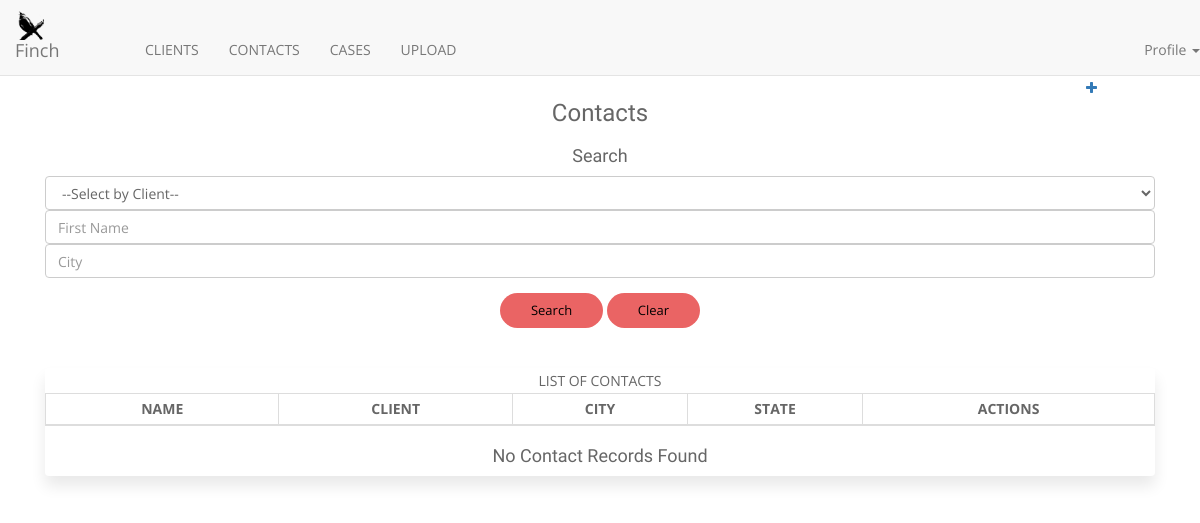
Page /contacts/list/ on the earlier database version.
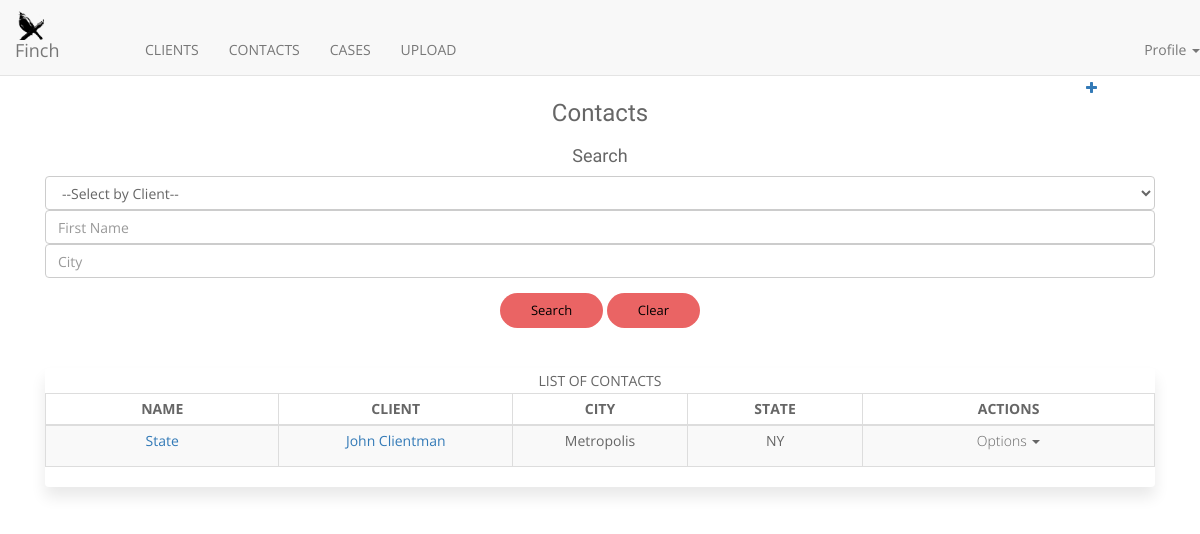
Same page on the later database version.
### contacts/models.py (models this page shows, shortened)
class Contact(models.Model):
    first_name = models.CharField(_("First name"), max_length=255)
    last_name = models.CharField(_("Last name"), max_length=255)
    account = models.ForeignKey(Account, related_name='lead_account_contacts', on_delete=models.CASCADE, blank=True, null=True)
    email = models.EmailField()
    phone = models.CharField(max_length=20)
    address = models.ForeignKey(Address, related_name='adress_contacts', on_delete=models.CASCADE, blank=True, null=True)
    description = models.TextField(blank=True, null=True)
    assigned_to = models.ManyToManyField(User, related_name='contact_assigned_users')
    teams = models.ManyToManyField(Team)
    created_by = models.ForeignKey(User, related_name='contact_created_by', on_delete=models.CASCADE)
    created_on = models.DateTimeField(_("Created on"), auto_now_add=True)
    is_active = models.BooleanField(default=False)

### clients/models.py (models this page shows)
class Account(models.Model):
    name = models.CharField(pgettext_lazy("Name of Client", "Name"), max_length=64)
    email = models.EmailField()
    phone = models.CharField(max_length=20)
    industry = models.CharField(_("Industry Type"), max_length=255, choices=INDCHOICES, blank=True, null=True)
    billing_address = models.ForeignKey(Address, related_name='account_billing_address', on_delete=models.CASCADE, blank=True, null=True)
    shipping_address = models.ForeignKey(Address, related_name='account_shipping_address', on_delete=models.CASCADE, blank=True, null=True)
    website = models.URLField(_("Website"), blank=True, null=True)
    description = models.TextField(blank=True, null=True)
    assigned_to = models.ManyToManyField(User, related_name='account_assigned_to')
    teams = models.ManyToManyField(Team)
    created_by = models.ForeignKey(User, related_name='account_created_by', on_delete=models.CASCADE)
    created_on = models.DateTimeField(_("Created on"), auto_now_add=True)
    is_active = models.BooleanField(default=False)
    def __str__(self):
        return self.name

### common/models.py (models this page shows, shortened)
class Address(models.Model):
    address_line = models.CharField(_("Address"), max_length=255, blank=True, null=True)
    street = models.CharField(_("Street"), max_length=55, blank=True, null=True)
    city = models.CharField(_("City"), max_length=255, blank=True, null=True)
    state = models.CharField(_("State"), max_length=255, blank=True, null=True)
    postcode = models.CharField(_("Post/Zip-code"), max_length=64, blank=True, null=True)

### contacts/views.py (the view)
def contacts_list(request):
    contact_obj_list = Contact.objects.all()
    clients = Account.objects.all()
    page = request.POST.get('per_page')
    first_name = request.POST.get('first_name')
    account = request.POST.get('account')
    city = request.POST.get('city')
    phone = request.POST.get('phone')
    email = request.POST.get('email')
    if first_name:
        contact_obj_list = contact_obj_list.filter(first_name__icontains=first_name)
    if account:
        contact_obj_list = contact_obj_list.filter(account=account)
    if city:
        a = Address.objects.filter(city__icontains=city)
        contact_obj_list = contact_obj_list.filter(address__in=a)
    if phone:
        contact_obj_list = contact_obj_list.filter(phone__icontains=phone)
    if email:
        contact_obj_list = contact_obj_list.filter(email__icontains=email)
    return render(request, 'contacts/contacts.html', {
        'contact_obj_list': contact_obj_list,
        'clients': clients,
        'per_page': page
    })

### templates/contacts/contacts.html (shortened to what this page needs)
{% extends 'base.html' %}
{% load staticfiles %}
{% load paginate %}
{% block content %}
<div class="container">
  <div class="col-md-8 col-sm-6 col-xs-12" style="width:95%">
    <div class="create_new text-right">
      <a href="{% url 'contacts:add_contact'%}"><i class="fa fa-plus"></i></a>
    </div>
  </div>
  <center>
    <h3>Contacts</h3>
  </center>
  <div class="filter_row row marl">
    <div class="col-md-12">
        <form id="contacts_filter" action="" method="POST">{%csrf_token%}
          <div class="panel-content text-center">
            <div class="filter_col col-md-12">
              <div class="form-group">
                <center>
                  <h4>Search</h4>
                </center>
                <select class="form-control" id="id_account" name="account">
                  <option value="" selected="selected">--Select by Client--</option>
                </select>
                <input type="text" class="form-control" placeholder="First Name" name="first_name" value="{{request.POST.first_name}}">
                <input type="text" class="form-control" placeholder="City" name="city" value="{{request.POST.city}}">
              </div>
            </div>
            <div class="filter_col text-center">
              <div class="form-group">
                <button class="btn btn-round btn-dropdown-toggle" type="submit">Search</button>
                <a href="{% url 'contacts:list' %}" class="btn btn-round btn-dropdown-toggle">Clear</a>
              </div>
            </div>
        </form>
        <br clear="all">
    <div class="col-md-12">
      <div class="panel panel-default">
        <div class="panel-heading-list text-center">
          LIST OF CONTACTS
          </div>
        <div class="panel-content">
          <table class="table table-bordered table-striped table-condensed">
            <thead>
              <tr>
                <th width="20%" style="text-align:center;">NAME</th>
                <th width="20%" style="text-align:center;">CLIENT</th>
                <th width="15%" style="text-align:center;">CITY</th>
                <th width="15%" style="text-align:center;">STATE</th>
                <th width="25%" style="text-align:center;">ACTIONS</th>
              </tr>
            </thead>
            <tbody>
              {% for contact in contact_obj_list %}
              <tr style="text-align:center;">
                <td><a href="{% url 'contacts:view_contact' contact.id %}">{{contact.first_name}}</a></td>
                <td>
                  {% if contact.account %}
                    <a href="{% url 'clients:view_account' contact.account.id %}">{{contact.account}}</a>
                  {% else %}
                    No Related Account
                  {% endif %}
                </td>
                <td>
                  {% if contact.address.city %}
                    {{contact.address.city}}
                  {% else %}
                    Not Specified
                  {% endif %}
                </td>
                <td>
                  {% if contact.address.state %}
                    {{contact.address.state}}
                  {% else %}
                    Not Specified
                  {% endif %}
                </td>
                <td>
                  <div class="dropdown">
                    <p id="dropdownMenu1" data-toggle="dropdown">Options
                    <span class="caret" ></span></p>
                    </div>
                </td>
              </tr>
              {% endfor%}
            </tbody>
          </table>
          {%ifequal contact_obj_list|length 0 %}
            <h4 class="text-center">No Contact Records Found</h4>
          {%endifequal%}
        </div>
      </div>
    </div>
    <br clear="all">
  </div>
</div>
{%endblock%}

### templates/base.html (shortened to what this page needs)
{% load staticfiles %}
<!DOCTYPE html>
<html lang="en">
<head>
    <link rel="stylesheet" href="https://maxcdn.bootstrapcdn.com/bootstrap/3.3.6/css/bootstrap.min.css"
>
    <link rel="stylesheet" href="https://maxcdn.bootstrapcdn.com/font-awesome/4.4.0/css/font-awesome.min.css">
    <link href="//cdn.rawgit.com/Eonasdan/bootstrap-datetimepicker/e8bddc60e73c1ec2475f827be36e1957af72e2ea/build/css/bootstrap-datetimepicker.css"
          rel="stylesheet">
    <link rel="stylesheet" href="{% static 'css/main.css' %}" />
</head>
<body class="main_body_bg_color">
<div class="wrapper">
    <header>
        {% include 'nav_menu.html' %}
    <div id="mainbody" class="main_container">
        <br><br><br>
        {% block content %}
        {% endblock %}
    </div>
</div>
</body>
</html>

### templates/nav_menu.html (shortened to what this page needs)
{% load static %}
        <nav class="navbar navbar-default navbar-fixed-top">
                    &nbsp<a class="navbar-brand dropdown-toggle" data-toggle="dropdown" role="button" aria-haspopup="true" aria-expanded="false" href="#"> <img src="{% static 'images/finch.png'  %}" style="width:29px"> Finch</a>
                <div class="collapse navbar-collapse" id="bs-example-navbar-collapse-1">
                    <ul class="nav navbar-nav">
                        <li><a href="{% url 'clients:list' %}">CLIENTS</a></li>
                        <li><a href="{% url 'contacts:list' %}">CONTACTS</a></li>
                        <li><a href="{% url 'cases:list' %}">CASES</a></li>
                        <li><a href="{% url 'cases:upload_file' %}">UPLOAD</a></li>
                    </ul>
                    <ul class="nav navbar-nav navbar-right">
                        <li class="dropdown">
                          {% with request.profile as profile %}
                          <a href="#" class="dropdown-toggle abcd" data-toggle="dropdown" role="button" aria-haspopup="true"
                            aria-expanded="false" >
                          Profile
                          <b class="caret"></b></a>
                          {% endwith %}
                        </li>
                      </ul>
                </div>
    </div>

### static/css/main.css (style rules this page uses)
body { font-family: 'Open Sans', sans-serif; background: #fff; font-size: 14px; font-weight: 400; -webkit-box-sizing: border-box; -moz-box-sizing: border-box; box-sizing: border-box; -webkit-font-smoothing: subpixel-antialiased; color: #666; line-height: 25px; -webkit-backface-visibility: hidden; backface-visibility: hidden; }
.text-right { margin-right: 1px; }
h1, h2, h3, h4 { font-family: 'Muli', sans-serif; font-weight: 400; }
p { font-size: 14px; font-family: 'Open Sans', sans-serif; font-weight: 300; }
a { -webkit-transition: all 0.2s linear; -moz-transition: all 0.2s linear; -o-transition: all 0.2s linear; transition: all 0.2s linear; }
.btn, button { padding: 7px 30px; border-radius: 0px; font-weight: 400; color: black; background-color: #ea6464; font-size: 13px; -webkit-transition: all 0.2s linear; -moz-transition: all 0.2s linear; -o-transition: all 0.2s linear; transition: all 0.2s linear; display: inline-block; }
.btn-round { border-radius: 1.5em; }
.form-group .form-control { background: #ffffff; padding-right: 30px; color: #666; position: relative; box-shadow: none; }
i { transition: all 0.3s ease-in-out; }
.navbar { margin-bottom: 0; }
.navbar li { color: #666; }
.navbar-brand { width: 130px; padding-top: 1.1rem; height: auto; }
.navbar { padding: 0px; border-bottom: 1px solid #e4e4e4; }
.panel { box-shadow: 0 10px 15px rgba(0,0,0,.09); border: none; }

### templates/nav_menu.html (style rules this page uses)
.navbar { min-height: 70px; }

Differences in the rows shown:
added Contact: first_name "State", account "John Clientman", address.city "Metropolis", address.state "NY"
Other differences:
text no longer shown: "No Contact Records Found"
